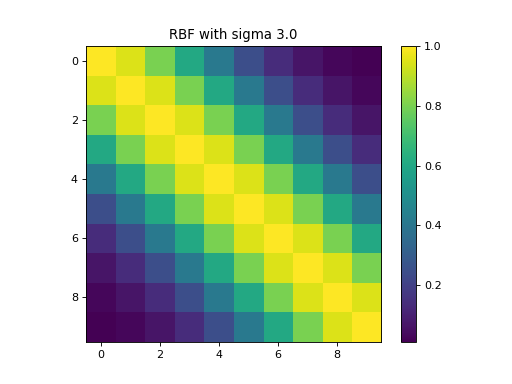

Write Python code to recreate this figure.
import kerch
from matplotlib import pyplot as plt

k = kerch.kernel.RBF(sample=range(10), sigma=3)

plt.imshow(k.K)
plt.colorbar()
plt.title("RBF with sigma " + str(k.sigma))
